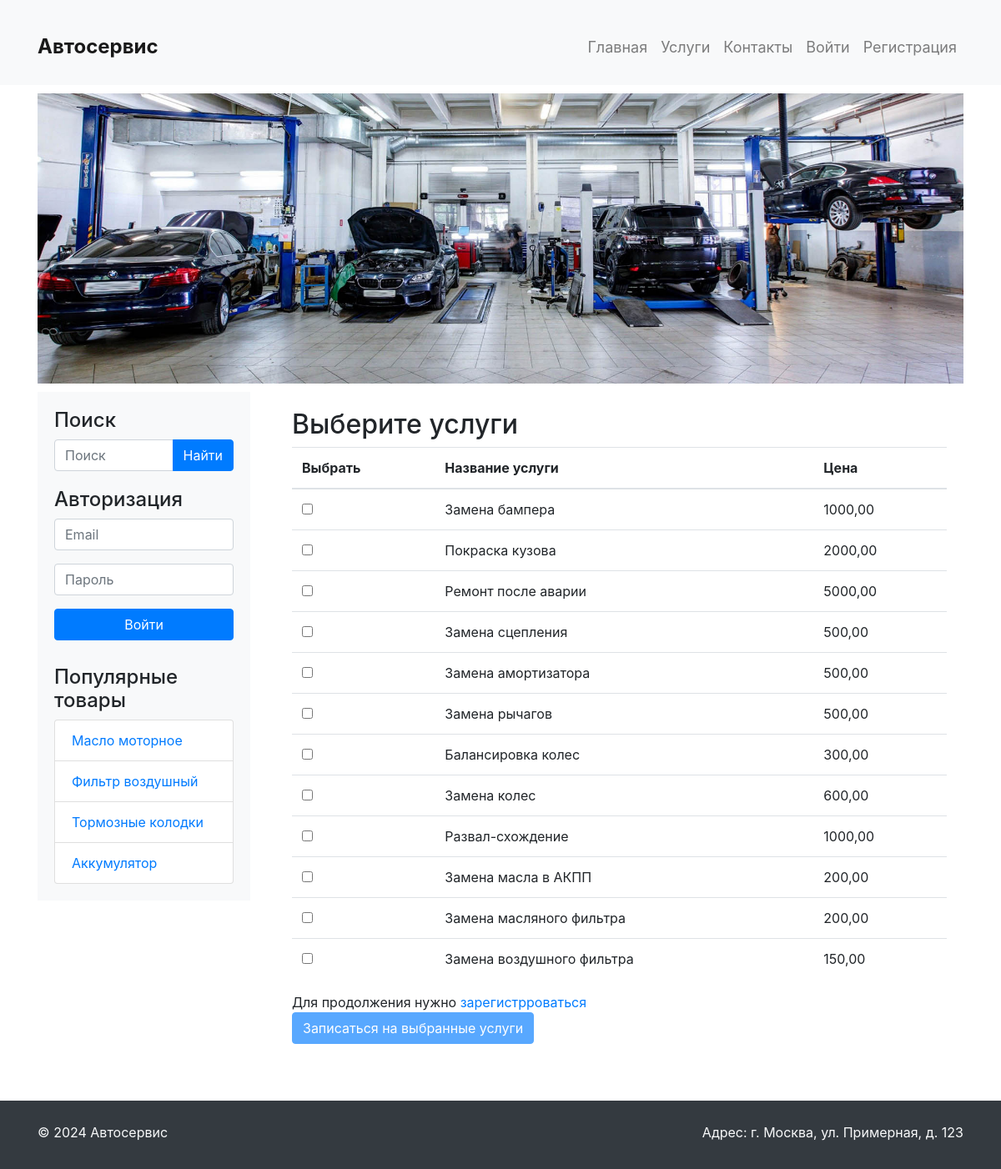
The app's page /service/ with its own data.
### service/models.py (models this page shows, shortened)
class Service(models.Model):
    name = models.CharField(max_length=200)
    description = models.TextField(blank=True)
    price = models.DecimalField(max_digits=10, decimal_places=2)
    category = models.ForeignKey(Category, on_delete=models.CASCADE, related_name='services')
    class Meta:
        verbose_name = 'Услуга'
        verbose_name_plural = 'Услуги'

### service/views.py (the view, shortened to what this page needs)
# urls.py: path('', ServiceListView.as_view(), name='service_list'),
class ServiceListView(ListView):
    model = Service
    template_name = './service/service_list.html'
    context_object_name = 'services'
    def get_queryset(self):
        queryset = super().get_queryset()
        selected_filters_ids = self.request.GET.getlist('selected_filters')
        if selected_filters_ids:
            queryset = queryset.filter(category_id__in=selected_filters_ids)
        return queryset
    def get_context_data(self, **kwargs):
        context = super().get_context_data(**kwargs)
        user = self.request.user
        return context

### templates/service/service_list.html (shortened to what this page needs)
{% extends 'base.html' %}
{% block slider %}{% include 'includes/slider.html' %}{% endblock %}
{% block sidebar %}{% include 'includes/sidebar.html' %}{% endblock %}
{% block main %}
    <div class="col-md-9">
        <div class="main-content">
            <h2>Выберите услуги {% if user.is_authenticated %} для {{ car.brand }} {{ car.model }} {% endif %}</h2>
            <table class="table services-table">
                <thead>
                <tr>
                    <th>Выбрать</th>
                    <th>Название услуги</th>
                    <th>Цена</th>
                </tr>
                </thead>
                <tbody>
                {% for service in services %}
                    <tr class="service-item">
                        <td><input type="checkbox" class="service-checkbox" value="{{ service.id }}"></td>
                        <td>{{ service.name }}</td>
                        <td>{{ service.price }}</td>
                    </tr>
                {% endfor %}
                </tbody>
            </table>
            {% if not request.user.is_authenticated %}Для продолжения нужно <a href="{% url 'login' %}">зарегистрроваться</a><br>{% endif %}
            <button type="button" class="btn btn-primary" id="serviceBtn" {% if not request.user.is_authenticated %}disabled="disabled"{% endif %}>Записаться на выбранные услуги</button>
        </div>
    </div>
{% endblock %}

### static/css/style.css (style rules this page uses)
.main-content { background-color: #ffffff; padding: 20px; }

### records on screen
Service: name "Замена бампера", price "1000,00"
Service: name "Покраска кузова", price "2000,00"
Service: name "Ремонт после аварии", price "5000,00"
Service: name "Замена сцепления", price "500,00"
Service: name "Замена амортизатора", price "500,00"
Service: name "Замена рычагов", price "500,00"
Service: name "Балансировка колес", price "300,00"
Service: name "Замена колес", price "600,00"
Service: name "Развал-схождение", price "1000,00"
Service: name "Замена масла в АКПП", price "200,00"
Service: name "Замена масляного фильтра", price "200,00"
Service: name "Замена воздушного фильтра", price "150,00"
